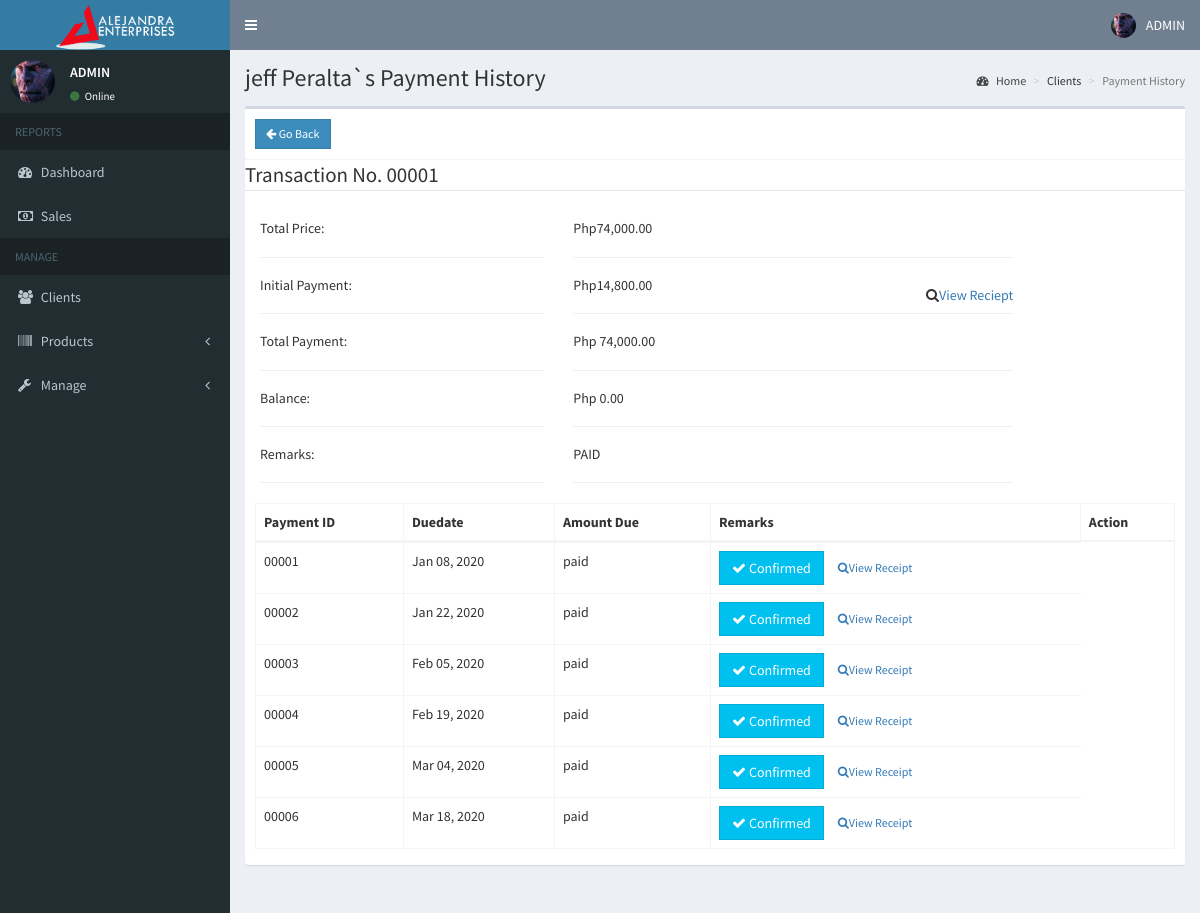
Page /admin/payment.php?transaction=00001&user=32 (signed in) on the committed database.
### tables this page shows
CREATE TABLE `users` (
  `id` int(11) NOT NULL,
  `email` varchar(200) NOT NULL,
  `password` varchar(60) NOT NULL,
  `type` int(1) NOT NULL,
  `firstname` varchar(50) NOT NULL,
  `lastname` varchar(50) NOT NULL,
  `company` varchar(255) NOT NULL,
  `address` text NOT NULL,
  `contact_info` varchar(100) NOT NULL,
  `photo` varchar(200) NOT NULL,
  `status` int(1) NOT NULL,
  `activate_code` varchar(15) NOT NULL,
  `reset_code` varchar(15) NOT NULL,
  `created_on` date NOT NULL
);

CREATE TABLE `transaction` (
  `transaction_no` varchar(255) NOT NULL,
  `transaction_date` date NOT NULL,
  `total_amount` int(255) NOT NULL,
  `initial_dp` int(255) NOT NULL,
  `balance` int(255) NOT NULL,
  `amountpaid` int(255) NOT NULL,
  `user_id` int(255) NOT NULL,
  `remarks` varchar(255) NOT NULL,
  `penalty` int(255) NOT NULL
);

CREATE TABLE `payment` (
  `payment_id` int(255) NOT NULL,
  `user_id` varchar(255) NOT NULL,
  `transaction_no` varchar(255) NOT NULL,
  `due_date` date NOT NULL,
  `remarks` varchar(255) NOT NULL,
  `amount_due` int(11) NOT NULL,
  `amount_received` int(255) NOT NULL,
  `amount_change` int(255) NOT NULL,
  `bigger_amount` int(255) NOT NULL
);

### admin/includes/session.php (called while the page is built, shortened)
<?php
	include '../includes/conn.php';
	$conn = $pdo->open();
	$stmt = $conn->prepare("SELECT * FROM users WHERE id=:id");
	$stmt->execute(['id'=>$_SESSION['admin']]);
	$admin = $stmt->fetch();
?>

### admin/payment.php (the view, shortened to what this page needs)
<?php
  include 'includes/session.php';
  if(!isset($_GET['user'])){
    header('location: users.php');
    exit();
  }
  else{
    $conn = $pdo->open();
    $stmt = $conn->prepare("SELECT * FROM users WHERE id=:id");
    $stmt->execute(['id'=>$_GET['user']]);
    $user = $stmt->fetch();
$stmt = $conn->prepare("SELECT * FROM payment WHERE transaction_no=:transaction_no ");
$stmt->execute(['transaction_no'=>$_GET['transaction']]);
 $stmt1 = $conn->prepare("SELECT * FROM transaction WHERE user_id=:user_id AND transaction_no=:transaction_no");
  $stmt1->execute(['user_id'=>$user['id'],'transaction_no'=>$_GET['transaction']]);
  $trans = $stmt1->fetch();
  }
?>
<?php include 'includes/header.php'; ?>
<body class="hold-transition skin-blue sidebar-mini">
<div class="wrapper">
  <?php include 'includes/navbar.php'; ?>
  <?php include 'includes/menubar.php'; ?>
  <div class="content-wrapper">
    <section class="content-header">
      <h1>
        <?php echo $user['firstname'].' '.$user['lastname'].'`s Payment History' ?>
      </h1>
      <ol class="breadcrumb">
        <li><a href="#"><i class="fa fa-dashboard"></i> Home</a></li>
        <li>Clients</li>
        <li class="active">Payment History</li>
      </ol>
    </section>
    <section class="content">
      <div class="row">
        <div class="col-xs-12">
          <div class="box">
            <div class="box-header with-border">
              <?php echo"
<a href='transactionx.php?user=".$_GET['user']." ' class='btn btn-sm btn-primary btn-flat'><i class='fa fa-arrow-left'></i> Go Back</a>
";?>
            </div>
<?php
echo "<fieldset><legend> Transaction No. ".$_GET['transaction']."</legend>";
?>
            <div class="col-sm-4">
<?php
                      if($trans['balance']<=0){
                    echo "
                       <h5> Total Price: </h5><hr>
                        <h5> Initial Payment: </h5><hr>
                        <h5> Total Payment: </h5><hr>
                        <h5>Balance:</h5><hr>
                          <h5>Remarks: </h5><hr>
                    </div>
                    <div class='col-sm-6'>
                       <h5> Php".number_format($trans['total_amount'], 2)."</h5><hr>
                       <h5> Php".number_format($trans['initial_dp'], 2)." <span class='pull-right'><h5><i class='fa fa-search'></i><a href='initial.php?transaction=".$_GET['transaction']."&user=".$_GET['user']."'>View Reciept</a></h5></h5><hr>
                        <h5> Php ".number_format($trans['total_amount'], 2)."</h5><hr>
                        <h5> Php ".number_format(0, 2)."</h5><hr>
                          <h5>PAID </h5><hr>
                       ";
                      }
                      ?>
                </div>
            <div class="box-body">
           <br/>
            <br/>
          <br/>
          <br/>
            <br/>
          <br/>
<br/>
            <br/>
          <br/>
          <br/>
            <br/>
          <br/>
              <table class="table table-bordered" id="example1">
                    <thead>
                      <th>Payment ID</th>
                      <th>Duedate</th>
                      <th>Amount Due</th>
                      <th>Remarks</th>
                      <th>Action</th>
                    </thead>
                    <tbody>
                    <?php
                      $conn = $pdo->open();
                      try{
                        $stmt = $conn->prepare("SELECT * FROM payment WHERE transaction_no=:transaction_no ");
                        $stmt->execute(['transaction_no'=>$_GET['transaction']]);
                       foreach ($stmt as $row) {
                          $pid = sprintf("%05d",$row['payment_id']);
                          if($trans['balance']>0){
     $stmt = $conn->prepare("SELECT * FROM payment WHERE transaction_no=:transaction_no and payment_id<:payment_id order by `payment_id` desc LIMIT 1");
                        $stmt->execute(['transaction_no'=>$_GET['transaction'],'payment_id'=>$row['payment_id']]);
                        $prev = $stmt->fetch();
                          $now=date('Y-m-d');
                          $due1=date('Y-m-d', strtotime($now.'+ 2 days'));
                          $due2=date('Y-m-d', strtotime($now.'+ 1 days'));
                          if($due1==$row['due_date']&&$row['remarks']=="unpaid"){
                            echo "
                            <tr style='color:yellow;'>
                            ";
                          }
                          elseif($due2==$row['due_date']&&$row['remarks']=="unpaid"){
                            echo "
                            <tr style='color:yellow;'>
                            ";
                          }
                          elseif($now==$row['due_date']&&$row['remarks']=="unpaid"){
                            echo "
                            <tr style='color:red;'>
                            ";
                          }
                           elseif($now>$row['due_date']&&$row['remarks']=="unpaid"){
                            echo "
                            <tr style='color:red;'>
                            ";
                          }
                          elseif($row['remarks']=="paid"){
                             echo "
                            <tr>
                            ";
                          }
                          echo "
                              <td class='hidden'></td>
                               <td>".$pid."</td>
                              <td>".date('M d, Y', strtotime($row['due_date']))."</td>
                              <td>Php ".number_format($row['amount_due'],2)."</td>
                              <td>".$row['remarks']."</td> ";
                              ?>
                              <?php
                              if($row['remarks']=="unpaid"){
if($prev['remarks'] == "paid" or $prev['remarks'] == ""){
 echo "
                              <td><button class='btn btn-success btn-sm check_payment btn-flat' data-id='".$row['payment_id']." ><i class='fa fa-check'></i> Check Payment</button>  </td>
                            </tr>
                          ";
}else {
   echo "
                              <td ><button class='btn btn-secondary btn-sm  btn-flat' > N/A</button>  </td>
                            </tr>
                          ";
}
                            }
                            elseif($row['remarks']=="paid"){
                              echo "
                              <td><button class='btn btn-info btn-flat' disabled ><i class='fa fa-check'></i> Confirmed</button>
                              <a href='invoicesample.php?transaction=".$_GET['transaction']."&user=".$_GET['user']."&payment=".$row['payment_id']."' class='btn btn-link btn-sm btn-flat'><i class='fa fa-search'></i>View Receipt</a></td>
                            </tr>
                          ";
                        }
                      }
                      else{
                        echo "
                            <tr>
                              <td class='hidden'></td>
                               <td>".$pid."</td>
                              <td>".date('M d, Y', strtotime($row['due_date']))."</td>
                              <td>paid</td>
                               <td><a href='#' class='btn btn-info btn-flat'><i class='fa fa-check' disabled></i> Confirmed</a>
                               <a href='invoicesample.php?transaction=".$_GET['transaction']."&user=".$_GET['user']."&payment=".$row['payment_id']."' class='btn btn-link btn-sm btn-flat'><i class='fa fa-search'></i>View Receipt</a></td>
                            </tr>";
                      }
                        }
                      }
                      catch(PDOException $e){
                    echo "There is some problem in connection: " . $e->getMessage();
                  }
                    ?>
                    </tbody>
                  </table>
            </div>
          </div>
        </div>
      </div>
    </section>
  </div>
</div>
</body>
</html>

### admin/includes/navbar.php (shortened to what this page needs)
<header class="main-header">
  <a href="#" class="logo">
   <img src="../images/received_265696521033429.png" width="120px">
  </a>
  <nav class="navbar navbar-static-top">
    <a href="#" class="sidebar-toggle" data-toggle="push-menu" role="button">
    </a>
    <div class="navbar-custom-menu">
      <ul class="nav navbar-nav">
        <li class="dropdown user user-menu">
          <a href="#" class="dropdown-toggle" data-toggle="dropdown">
            <img src="<?php echo (!empty($admin['photo'])) ? '../images/'.$admin['photo'] : '../images/profile.jpg'; ?>" class="user-image" alt="User Image">
            <span class="hidden-xs">ADMIN</span>
          </a>
        </li>
      </ul>
    </div>
  </nav>
</header>

### admin/includes/menubar.php (shortened to what this page needs)
<aside class="main-sidebar">
  <section class="sidebar">
    <div class="user-panel">
      <div class="pull-left image">
        <img src="<?php echo (!empty($admin['photo'])) ? '../images/'.$admin['photo'] : '../images/profile.jpg'; ?>" class="img-circle" alt="User Image">
      </div>
      <div class="pull-left info">
        <p>ADMIN</p>
        <a><i class="fa fa-circle text-success"></i> Online</a>
      </div>
    </div>
    <ul class="sidebar-menu" data-widget="tree">
      <li class="header">REPORTS</li>
      <li><a href="home.php"><i class="fa fa-dashboard"></i> <span>Dashboard</span></a></li>
      <li><a href="reports.php"><i class="fa fa-money"></i> <span>Sales</span></a></li>
      <li class="header">MANAGE</li>
      <li><a href="users.php"><i class="fa fa-users"></i> <span>Clients</span></a></li>
      <li class="treeview">
        <a href="#">
          <i class="fa fa-barcode"></i>
          <span>Products</span>
          <span class="pull-right-container">
            <i class="fa fa-angle-left pull-right"></i>
          </span>
        </a>
      </li>
       <li class="treeview">
        <a href="#">
          <i class="fa fa-wrench"></i>
          <span>Manage</span>
          <span class="pull-right-container">
            <i class="fa fa-angle-left pull-right"></i>
          </span>
        </a>
  </li>
  </section>
</aside>

### rows in the picture
users: photo (picture)
users: firstname "jeff", lastname "Peralta"
transaction: total_amount "74,000.00", initial_dp "14,800.00"
payment: payment_id "00001", due_date "Jan 08, 2020"
payment: payment_id "00002", due_date "Jan 22, 2020"
payment: payment_id "00003", due_date "Feb 05, 2020"
payment: payment_id "00004", due_date "Feb 19, 2020"
payment: payment_id "00005", due_date "Mar 04, 2020"
payment: payment_id "00006", due_date "Mar 18, 2020"

### other values in the picture
$_GET['transaction'] "00001"
0 "0.00"
